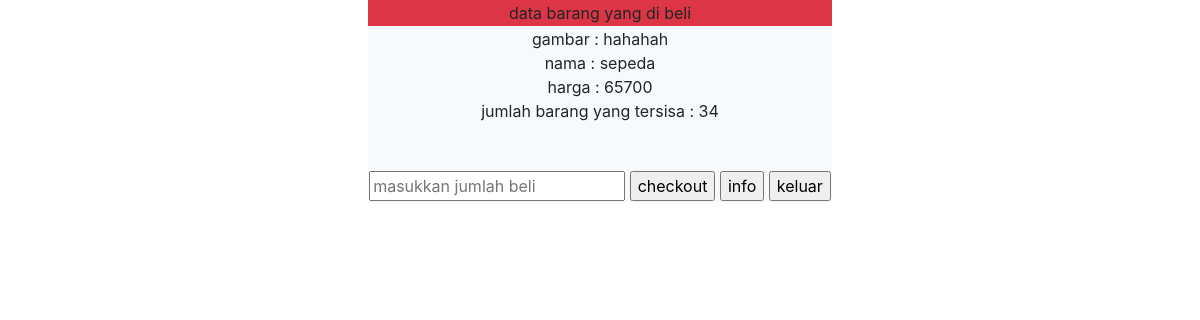
Screenshot of /beli.php?id=4 with the database file from the repository.
### tables this page shows
CREATE TABLE `penjualan` (
  `id_barang` int(11) NOT NULL,
  `nama` varchar(500) NOT NULL,
  `gambar` varchar(500) NOT NULL,
  `nama_barang` varchar(500) NOT NULL,
  `harga` varchar(500) NOT NULL,
  `jumlahbarang` varchar(500) NOT NULL
);

### fungsi.php (called while the page is built, shortened)
<?php
require 'koneksi.php';
function query($query){
	global $kon;
	$result = mysqli_query($kon,$query);
	$rows = [];
	while ($row = mysqli_fetch_assoc($result)) {
		$rows = $row;
	}
return $rows;
}
 ?>

### beli.php (the view, shortened to what this page needs)
<?php
require "fungsi.php";
$id = $_GET['id'];
$query = query("SELECT * FROM penjualan WHERE id_barang = '$id'");
 ?>
 <!DOCTYPE html>
 <html>
 <head>
 	<link rel="stylesheet" href="https://cdn.jsdelivr.net/npm/bootstrap@4.0.0/dist/css/bootstrap.min.css">
 </head>
 <body>
 	<form class="text-center" method="post">
 		<table align="center">
 			<tr class="bg-danger ">
 				<td>
 					data barang yang di beli
 				</td>
 			</tr>
 			<tr class="bg-light">
 				<td>
 					gambar : <?= $query['gambar'] ?> <br>
 					nama :  <?= $query['nama_barang']?> <br>
 					harga : <?= $query['harga'] ?> <br>
 					jumlah barang yang tersisa : <?= $query['jumlahbarang'] ?> <br>
 					<br>
 					<br>
 					<input type="text" name="banyak" placeholder="masukkan jumlah beli ">
 					<input type="submit" name="checkout" value="checkout">
 					<input type="submit" name="info" value="info">
 					<input type="submit" name="keluar" value="keluar">
 				</td>
 			</tr>
 		</table>
 	</form>
 </body>
 </html>

### rows the page displays
penjualan: gambar "hahahah", nama_barang "sepeda", harga "65700", jumlahbarang "34"
